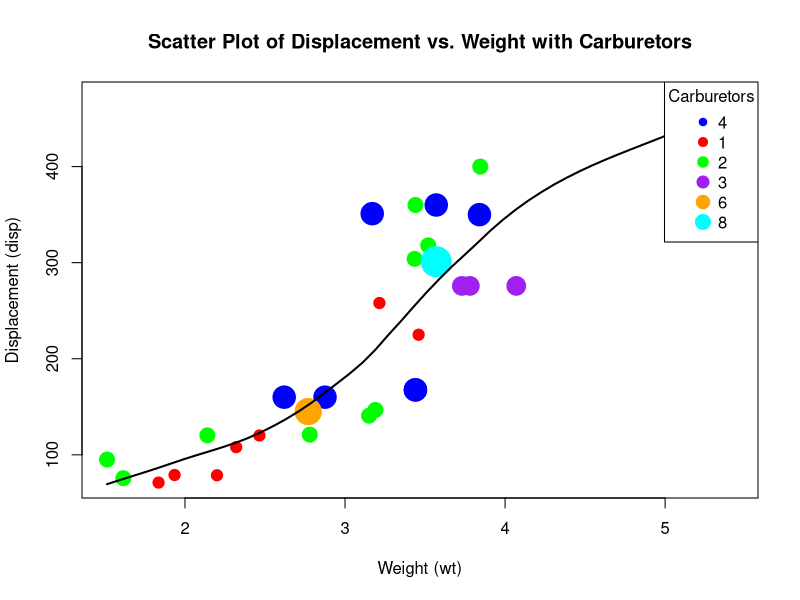

R code for this plot:
# Load the mtcars dataset
data(mtcars)

# Define colors for carburetors
unique_carb <- unique(mtcars$carb)
colors <- c("blue", "red", "green", "purple", "orange", "cyan", "magenta", "yellow") 
carb_colors <- colors[match(mtcars$carb, unique_carb)] # Map colors to carburetors

# Define sizes for carburetors
carb_sizes <- as.numeric(as.factor(mtcars$carb)) * 0.5 + 1

# Create the scatter plot
plot(mtcars$wt, mtcars$disp,
     col = carb_colors,              
     pch = 19,                       
     cex = carb_sizes,              
     xlab = "Weight (wt)", 
     ylab = "Displacement (disp)",
     main = "Scatter Plot of Displacement vs. Weight with Carburetors")

# Add a smooth line to show the trend
smooth_line <- loess.smooth(mtcars$wt, mtcars$disp)
lines(smooth_line, col = "black", lwd = 2)

# Add a legend
legend("topright", legend = unique_carb, 
       col = colors[1:length(unique_carb)],
       pch = 19, 
       pt.cex = seq(1, 2, length.out = length(unique_carb)),
       title = "Carburetors")


